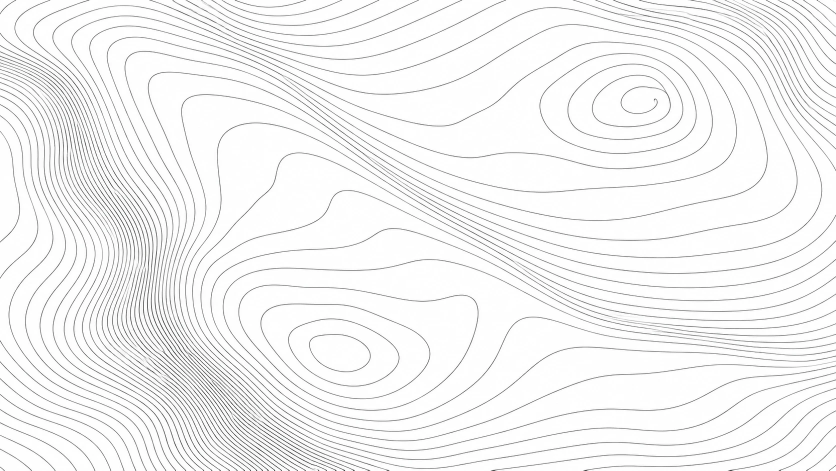
#> input picture design/img/contour-source.png, 1672 x 941 px, found by its file name (shown at 1/2 size)
$ python contour-from-image.py design/img/contour-source.png
#> lines starting #> are read from the running program, lines starting #| are printed output that depends on the picture
"""Turn a contour-map image (e.g. from ChatGPT: dark lines on white) into the
two Lucky contour files, coloured for each ground, with a see-through
background so they sit on any section.

  python tools/contour-from-image.py design/img/contour-source.png

Out: shopify/assets/lucky-contour-day.webp (ink lines, gold index lines kept
gold if the source has colour) and lucky-contour-tw.webp (cream lines).
Then point --lg-contour-day / --lg-contour-tw at the .webp files instead of
the .svg ones. Everything else (the random spot per section) stays the same.
"""
import sys
from PIL import Image, ImageOps

src = sys.argv[1] if len(sys.argv) > 1 else 'design/img/contour-source.png'
OUT = 'shopify/assets/'
im = Image.open(src).convert('RGB')
#> im is the input picture: PIL image 1672x941 RGB; mean R, G, B 243.8, 243.7, 243.8
W = 2400
if im.width != W:
    im = im.resize((W, round(im.height * W / im.width)), Image.LANCZOS)
#> im: PIL image 2400x1351 RGB

# line strength = how dark each pixel is against the white paper
grey = ImageOps.autocontrast(ImageOps.grayscale(im), cutoff=1)
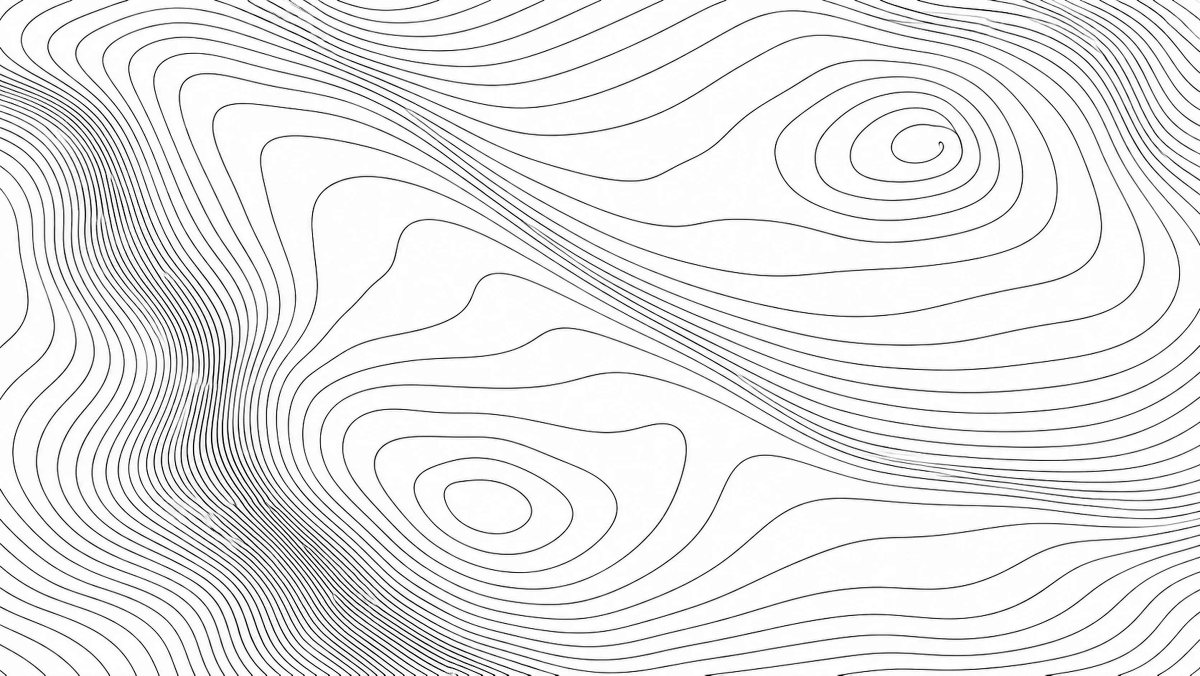
#> grey: PIL image 2400x1351 L (shown at 1/2 size); min 0, max 255, mean 235.4
ink = ImageOps.invert(grey)                       # lines -> bright
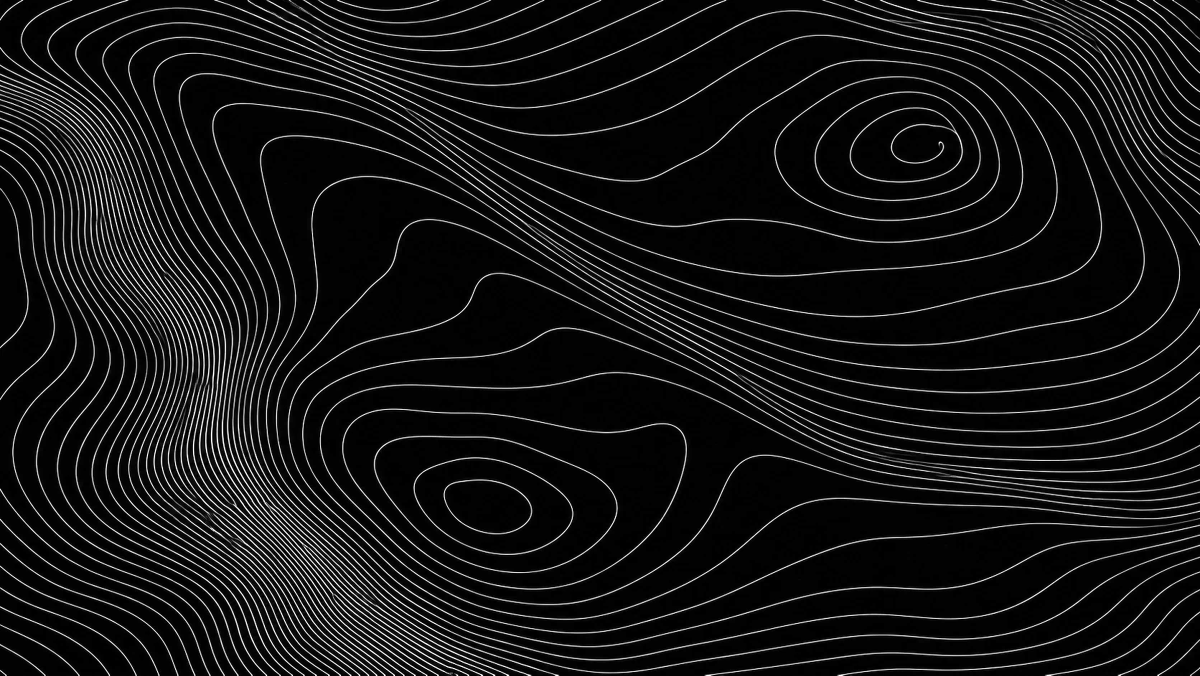
#> ink: PIL image 2400x1351 L (shown at 1/2 size); min 0, max 255, mean 19.6
ink = ink.point(lambda v: 0 if v < 18 else min(255, int((v - 18) * 1.25)))  # drop paper grain

def paint(rgb, strength):
#> called with rgb = (23, 20, 15), strength = 0.16
    a = ink.point(lambda v: int(v * strength))
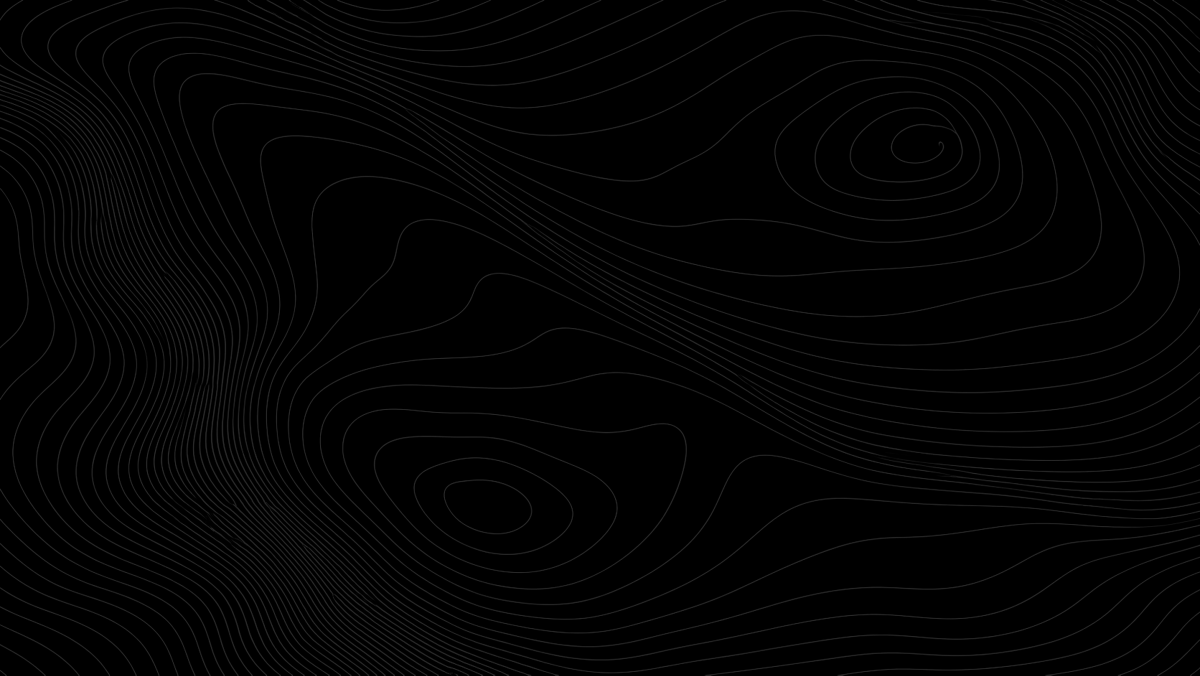
#> a: PIL image 2400x1351 L (shown at 1/2 size); min 0, max 40, mean 2.8
    layer = Image.new('RGBA', im.size, rgb + (0,))
    layer.putalpha(a)
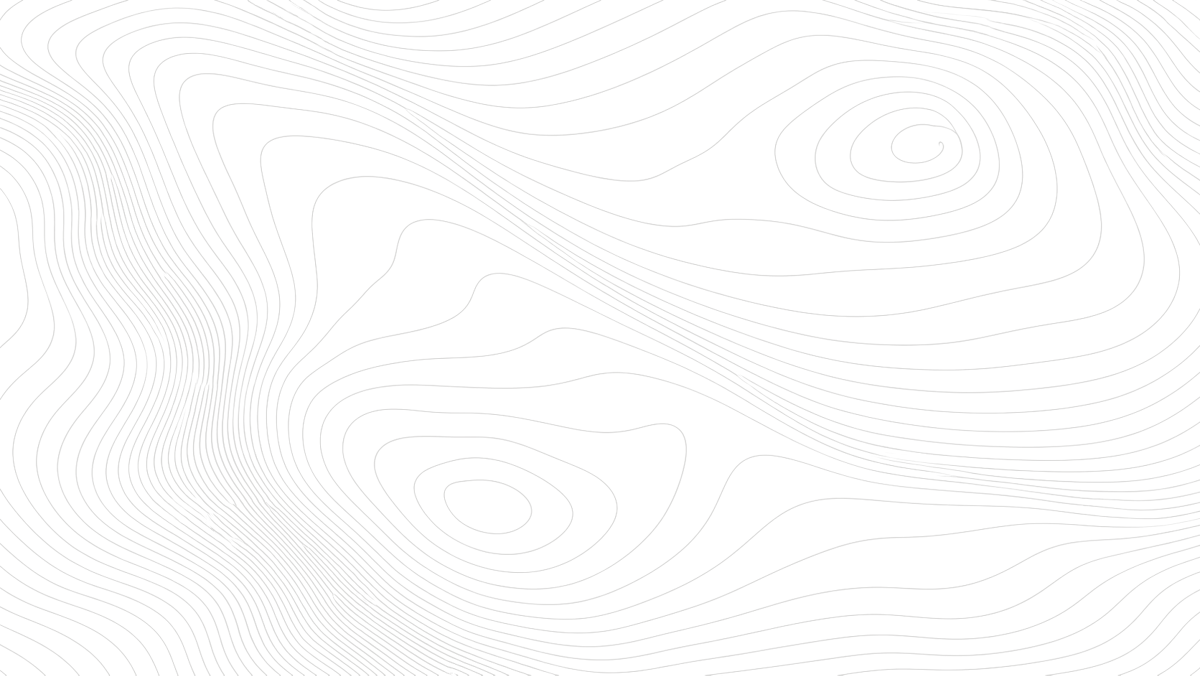
#> layer: PIL image 2400x1351 RGBA (shown at 1/2 size); mean R, G, B, A 23, 20, 15, 2.8; transparent parts drawn white
    return layer

paint((23, 20, 15), .16).save(OUT + 'lucky-contour-day.webp', 'WEBP', quality=90, method=6)
paint((244, 243, 240), .18).save(OUT + 'lucky-contour-tw.webp', 'WEBP', quality=90, method=6)
#> (the run stopped early here; a loop or call above may not have finished)
